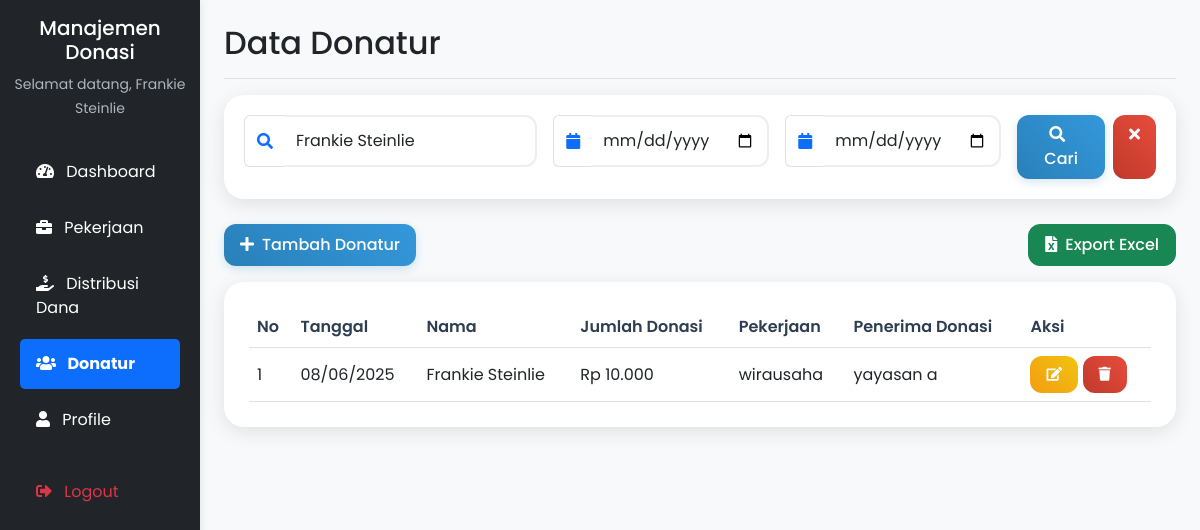
Page /donatur/index.php?keyword=Frankie Steinlie (signed in) on the committed database.
### tables this page shows
CREATE TABLE `donatur` (
  `id` int NOT NULL AUTO_INCREMENT,
  `nama` varchar(255) DEFAULT NULL,
  `jumlah_donasi` decimal(10,2) DEFAULT NULL,
  `id_pekerjaan` int DEFAULT NULL,
  `id_distribusi` int DEFAULT NULL,
  `tanggal_donasi` date DEFAULT NULL,
  PRIMARY KEY (`id`),
  KEY `id_pekerjaan` (`id_pekerjaan`),
  KEY `id_distribusi` (`id_distribusi`),
  CONSTRAINT `donatur_ibfk_1` FOREIGN KEY (`id_pekerjaan`) REFERENCES `pekerjaan` (`id`),
  CONSTRAINT `donatur_ibfk_2` FOREIGN KEY (`id_distribusi`) REFERENCES `distribusi` (`id`)
);

CREATE TABLE `pekerjaan` (
  `id` int NOT NULL AUTO_INCREMENT,
  `nama_pekerjaan` varchar(255) DEFAULT NULL,
  PRIMARY KEY (`id`)
);

CREATE TABLE `distribusi` (
  `id` int NOT NULL AUTO_INCREMENT,
  `nama_penerima` varchar(255) DEFAULT NULL,
  PRIMARY KEY (`id`)
);

### donatur/index.php (the view, shortened to what this page needs)
<?php
include '../koneksi.php';
$where = "1=1";
if (isset($_GET['keyword'])) {
    $keyword = $_GET['keyword'];
    $where .= " AND (donatur.nama LIKE '%$keyword%' OR pekerjaan.nama_pekerjaan LIKE '%$keyword%' OR distribusi.nama_penerima LIKE '%$keyword%')";
}
?>
<!DOCTYPE html>
<html>
<head>
    <link href="https://cdn.jsdelivr.net/npm/bootstrap@5.3.0/dist/css/bootstrap.min.css" rel="stylesheet">
    <link rel="stylesheet" href="https://cdnjs.cloudflare.com/ajax/libs/font-awesome/5.15.4/css/all.min.css">
    <link href="../assets/css/style.css" rel="stylesheet">
</head>
<body>
    <div class="container-fluid">
        <div class="row">
            <?php include '../sidebar.php'; ?>
            <main class="col-md-9 ms-sm-auto col-lg-10 px-md-4 py-4">
                <div class="d-flex justify-content-between flex-wrap flex-md-nowrap align-items-center pb-2 mb-3 border-bottom">
                    <h1 class="h2">Data Donatur</h1>
                </div>
                <div class="search-form fade-in">
                    <form method="get" class="row g-3">
                        <div class="col-md-4">
                            <div class="input-group">
                                <span class="input-group-text bg-white border-end-0"><i class="fas fa-search text-primary"></i></span>
                                <input type="text" name="keyword" class="form-control border-start-0" placeholder="Cari donatur..." value="<?= $_GET['keyword'] ?? '' ?>">
                            </div>
                        </div>
                        <div class="col-md-3">
                            <div class="input-group">
                                <span class="input-group-text bg-white border-end-0"><i class="fas fa-calendar text-primary"></i></span>
                                <input type="date" name="tanggal_awal" class="form-control border-start-0" value="<?= $_GET['tanggal_awal'] ?? '' ?>">
                            </div>
                        </div>
                        <div class="col-md-3">
                            <div class="input-group">
                                <span class="input-group-text bg-white border-end-0"><i class="fas fa-calendar text-primary"></i></span>
                                <input type="date" name="tanggal_akhir" class="form-control border-start-0" value="<?= $_GET['tanggal_akhir'] ?? '' ?>">
                            </div>
                        </div>
                        <div class="col-md-2 d-flex gap-2">
                            <button type="submit" class="btn btn-primary flex-grow-1">
                                <i class="fas fa-search me-2"></i>Cari
                            </button>
                            <?php if(isset($_GET['keyword']) || isset($_GET['tanggal_awal']) || isset($_GET['tanggal_akhir'])): ?>
                            <a href="./" class="btn btn-danger">
                                <i class="fas fa-times"></i>
                            </a>
                            <?php endif; ?>
                        </div>
                    </form>
                </div>
                <div class="d-flex justify-content-between mb-3">
                    <button class="btn btn-primary" data-bs-toggle="modal" data-bs-target="#modalTambah">
                        <i class="fas fa-plus me-2"></i>Tambah Donatur
                    </button>
                    <a href="export.php<?= isset($_GET['keyword']) ? '?keyword='.$_GET['keyword'] : '' ?><?= isset($_GET['tanggal_awal']) ? (isset($_GET['keyword']) ? '&' : '?').'tanggal_awal='.$_GET['tanggal_awal'] : '' ?><?= isset($_GET['tanggal_akhir']) ? '&tanggal_akhir='.$_GET['tanggal_akhir'] : '' ?>" class="btn btn-success">
                        <i class="fas fa-file-excel me-2"></i>Export Excel
                    </a>
                </div>
                <div class="card fade-in">
                    <div class="card-body">
                        <div class="table-responsive">
                            <table class="table">
                                <thead>
                                    <tr>
                                        <th>No</th>
                                        <th>Tanggal</th>
                                        <th>Nama</th>
                                        <th>Jumlah Donasi</th>
                                        <th>Pekerjaan</th>
                                        <th>Penerima Donasi</th>
                                        <th>Aksi</th>
                                    </tr>
                                </thead>
                                <tbody>
                                    <?php
                                    $no = 1;
                                    $query = mysqli_query($koneksi, "SELECT donatur.*, pekerjaan.nama_pekerjaan, distribusi.nama_penerima
                                                                   FROM donatur
                                                                   LEFT JOIN pekerjaan ON donatur.id_pekerjaan = pekerjaan.id
                                                                   LEFT JOIN distribusi ON donatur.id_distribusi = distribusi.id
                                                                   WHERE $where
                                                                   ORDER BY tanggal_donasi DESC");
                                    while ($data = mysqli_fetch_array($query)) {
                                    ?>
                                    <tr>
                                        <td><?= $no++ ?></td>
                                        <td><?= date('d/m/Y', strtotime($data['tanggal_donasi'])) ?></td>
                                        <td><?= $data['nama'] ?></td>
                                        <td>Rp <?= number_format($data['jumlah_donasi'], 0, ',', '.') ?></td>
                                        <td><?= $data['nama_pekerjaan'] ?></td>
                                        <td><?= $data['nama_penerima'] ?></td>
                                        <td>
                                            <button class="btn btn-sm btn-warning" data-bs-toggle="modal" data-bs-target="#modalEdit<?= $data['id'] ?>">
                                                <i class="fas fa-edit"></i>
                                            </button>
                                            <a href="?hapus=<?= $data['id'] ?>" class="btn btn-sm btn-danger" onclick="return confirm('Yakin ingin menghapus?')">
                                                <i class="fas fa-trash"></i>
                                            </a>
                                        </td>
                                    </tr>
                                    <?php } ?>
                                </tbody>
                            </table>
                        </div>
                    </div>
                </div>
            </main>
        </div>
    </div>
</body>
</html>

### assets/css/style.css (style rules this page uses)
body { font-family: 'Poppins', sans-serif; background: #f8f9fa; }
.card { border: none; border-radius: 20px; box-shadow: 0 5px 20px rgba(0,0,0,0.1); background: #fff; margin-bottom: 25px; }
.card-body { padding: 25px; }
.table { margin-bottom: 0; }
.table th { font-weight: 600; color: #2c3e50; border-bottom-width: 1px; }
.table td { vertical-align: middle; }
.btn { border-radius: 12px; padding: 8px 16px; font-weight: 500; transition: all 0.3s; }
.btn-primary { background: linear-gradient(45deg, #2980b9, #3498db); border: none; box-shadow: 0 3px 10px rgba(41, 128, 185, 0.2); }
.btn-warning { background: linear-gradient(45deg, #f39c12, #f1c40f); border: none; color: #fff; }
.btn-danger { background: linear-gradient(45deg, #c0392b, #e74c3c); border: none; }
.form-control { border-radius: 12px; padding: 12px; border: 2px solid #eee; transition: all 0.3s; }
.search-form { background: #fff; padding: 20px; border-radius: 20px; box-shadow: 0 5px 20px rgba(0,0,0,0.1); margin-bottom: 25px; }
.fade-in { animation: fadeIn 0.5s; }

### rows in the picture
donatur: tanggal_donasi "08/06/2025", nama "Frankie Steinlie", jumlah_donasi "10.000", id_pekerjaan.nama_pekerjaan "wirausaha", id_distribusi.nama_penerima "yayasan a"

### other values in the picture
$_SESSION['nama'] "Frankie Steinlie"
